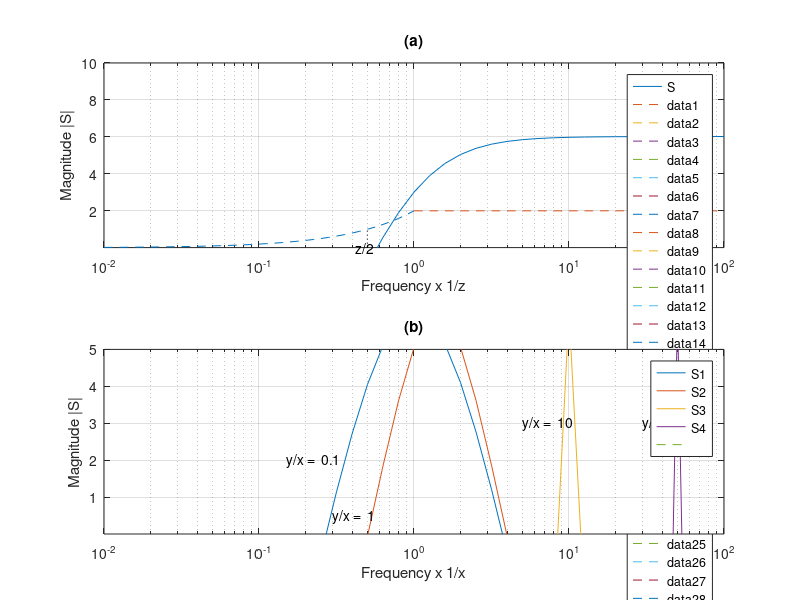

MATLAB code for this plot:
% Figure 5.7: "Ideal" sensitivity function for plants with RHP-zeros
%
% Copyright 1996-2003 Sigurd Skogestad & Ian Postlethwaite
% $Id: Fig5_7.m,v 1.6 2004/02/03 14:12:00 vidaral Exp $

clear all; close all;
% % set(cstprefs.tbxprefs,'MagnitudeUnits','dB','MagnitudeScale','linear',); % log-log
z=1;
T=1*tf([-1 1],[1 z]);
S=1-T;
w=logspace(-2,2,41);

% Defining the asymptotes in Figure (a) based on the "procedure" on page
% 20: s=2*s/s+1
w1=logspace(-2,0,41); w2=logspace(0,2,41);
s1=tf([2 0],1); [s1mag,s1phas]=bode(s1,w1); % for w < 1, the break frequency of the denominator of s
s2=tf(2,1); [s2mag,s2phas]=bode(s2,w2); % for w > 1

figure(1)
subplot(2,1,1);
bodemag(S,w); hold on;
plot(w,1,'--',w1,s1mag(:),'--',w2,s2mag(:),'--',[z/2 z/2],[1e-2 1],':k'); hold off;
axis([.01,100,.01,10]);
text(0.42,0.02,'z/2');
xlabel('Frequency x 1/z');ylabel('Magnitude |S|');
title('(a)');

% Plot of the ideal S for plant with complex RHP-zeros, x +- jy.
% Let R = y/x
R=0.1;  S1=(1-tf([1 -2 1+R^2],[1  2 1+R^2]));
R=1;    S2=(1-tf([1 -2 1+R^2],[1  2 1+R^2]));
R=10;   S3=(1-tf([1 -2 1+R^2],[1  2 1+R^2]));
R=50;   S4=(1-tf([1 -2 1+R^2],[1  2 1+R^2]));

subplot(2,1,2)
bodemag(S1,'-',S2,'-',S3,'-',S4,'-',tf(1),'--',w);
axis([.01,100,.01,5]);
text(30,3,'y/x =  50')
text(5,3,'y/x =  10')
text(0.3,0.5,'y/x =  1')
text(0.15,2,'y/x =  0.1')
xlabel('Frequency x 1/x');ylabel('Magnitude |S|');
title('(b)');
